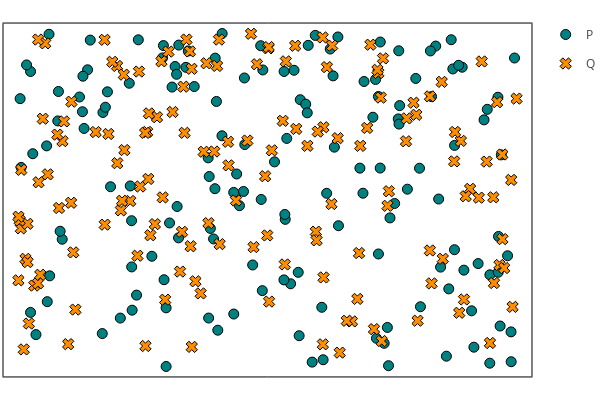

The code cell stored with this chart in its notebook:
### Code cell
P_2d = hcat(P_theta, P_phi)
Q_2d = hcat(Q_theta, Q_phi)
p = plot_P_Q(P_2d, Q_2d)

### Figure 1 — Plotly figure (JSON) as saved in the notebook; plotly's stock layout.template omitted (floating-point values rounded to 4 significant figures; data arrays with more than 128 entries replaced by an {"elided": "..."} marker saying what was removed)
{"data": [{"colorbar": {"title": ""}, "legendgroup": "P", "marker": {"color": "rgba(0, 129, 129, 1.000)", "line": {"color": "rgba(0, 0, 0, 1.000)", "width": 1}, "size": 10, "symbol": "circle"}, "mode": "markers", "name": "P", "showlegend": true, "type": "scatter", "x": {"elided": "150 float values"}, "xaxis": "x", "y": {"elided": "150 float values"}, "yaxis": "y", "zmax": null, "zmin": null}, {"colorbar": {"title": ""}, "legendgroup": "Q", "marker": {"color": "rgba(255, 141, 0, 1.000)", "line": {"color": "rgba(0, 0, 0, 1.000)", "width": 1}, "size": 10, "symbol": "x"}, "mode": "markers", "name": "Q", "showlegend": true, "type": "scatter", "x": {"elided": "150 float values"}, "xaxis": "x", "y": {"elided": "150 float values"}, "yaxis": "y", "zmax": null, "zmin": null}], "layout": {"annotations": [], "height": 400, "legend_position": {"bgcolor": "rgba(255, 255, 255, 1.000)", "bordercolor": "rgba(0, 0, 0, 1.000)", "borderwidth": 1, "font": {"color": "rgba(0, 0, 0, 1.000)", "family": "sans-serif", "size": 11}, "title": {"font": {"color": "rgba(0, 0, 0, 1.000)", "family": "sans-serif", "size": 15}, "text": ""}, "tracegroupgap": 0, "traceorder": "normal", "x": 1, "xanchor": "auto", "y": 1, "yanchor": "auto"}, "margin": {"b": 20, "l": 0, "r": 0, "t": 20}, "paper_bgcolor": "rgba(255, 255, 255, 1.000)", "plot_bgcolor": "rgba(255, 255, 255, 1.000)", "showlegend": true, "width": 600, "xaxis": {"anchor": "y", "domain": [0.006562, 0.9934], "gridcolor": "rgba(0, 0, 0, 0.100)", "gridwidth": 0.5, "linecolor": "rgba(0, 0, 0, 1.000)", "mirror": true, "range": [-0.1745, 6.369], "showgrid": true, "showline": true, "showticklabels": true, "tickangle": 0, "tickcolor": "rgb(0, 0, 0)", "tickfont": {"color": "rgba(0, 0, 0, 1.000)", "family": "sans-serif", "size": 11}, "tickmode": "array", "ticks": "inside", "ticktext": [], "tickvals": [], "title": "", "titlefont": {"color": "rgba(0, 0, 0, 1.000)", "family": "sans-serif", "size": 15}, "type": "-", "visible": true, "zeroline": false, "zerolinecolor": "rgba(0, 0, 0, 1.000)"}, "yaxis": {"anchor": "x", "domain": [0.009843, 0.9902], "gridcolor": "rgba(0, 0, 0, 0.100)", "gridwidth": 0.5, "linecolor": "rgba(0, 0, 0, 1.000)", "mirror": true, "range": [-0.1605, 6.396], "showgrid": true, "showline": true, "showticklabels": true, "tickangle": 0, "tickcolor": "rgb(0, 0, 0)", "tickfont": {"color": "rgba(0, 0, 0, 1.000)", "family": "sans-serif", "size": 11}, "tickmode": "array", "ticks": "inside", "ticktext": [], "tickvals": [], "title": "", "titlefont": {"color": "rgba(0, 0, 0, 1.000)", "family": "sans-serif", "size": 15}, "type": "-", "visible": true, "zeroline": false, "zerolinecolor": "rgba(0, 0, 0, 1.000)"}}}
